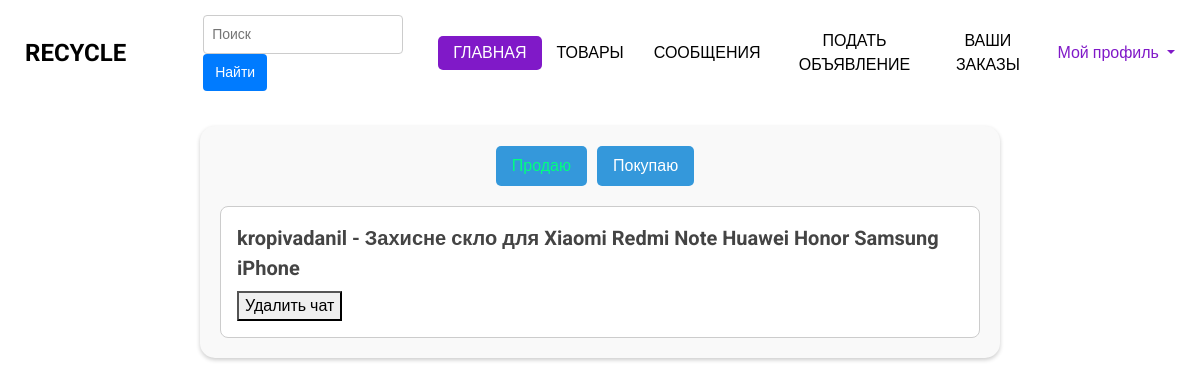
Before: /user_sell (signed in) with the older database file.
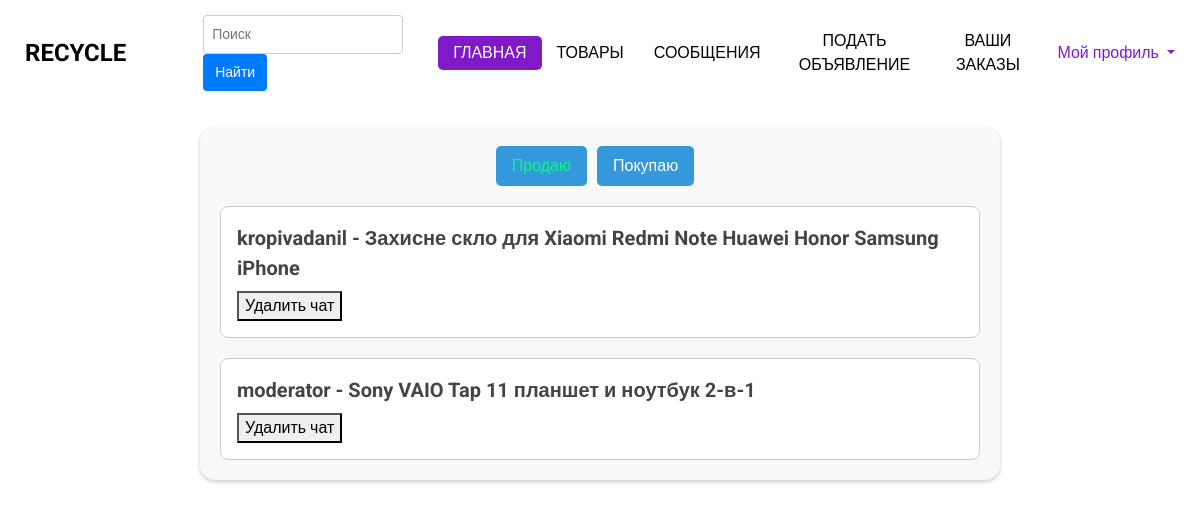
After: the same page with the newer database file.
### bboard/models.py (models this page shows, shortened)
class Chat(models.Model):
    sender = models.ForeignKey(User, related_name='sent_chats', on_delete=models.CASCADE, null=True)
    receiver = models.ForeignKey(User, related_name='received_chats', on_delete=models.CASCADE, null=True)
    product = models.ForeignKey(Product, on_delete=models.CASCADE)
    created_at = models.DateTimeField(auto_now_add=True)
    last_message = models.ForeignKey('Message', null=True, blank=True, on_delete=models.SET_NULL,
                                     related_name='chat_messages')

class Product(models.Model):
    user = models.ForeignKey(User, on_delete=models.CASCADE)
    category = models.ForeignKey(Category, on_delete=models.CASCADE)
    title = models.CharField(max_length=200)
    slug = models.SlugField(unique=True, max_length=400, verbose_name="URL", blank=True)
    description = models.TextField()
    price = models.DecimalField(max_digits=10, decimal_places=2)
    image_1 = models.ImageField(upload_to="products", null=True, blank=True)
    image_2 = models.ImageField(upload_to='products', null=True, blank=True)
    image_3 = models.ImageField(upload_to='products', null=True, blank=True)
    created_at = models.DateTimeField(auto_now_add=True, null=True)
    thumbnail_1 = ImageSpecField(source='image_1',
                                 processors=[ResizeToFill(500, 500)],
                                 format='JPEG',
                                 options={'quality': 100})
    thumbnail_2 = ImageSpecField(source='image_2',
                                 processors=[ResizeToFill(500, 500)],
                                 format='JPEG',
                                 options={'quality': 100})
    thumbnail_3 = ImageSpecField(source='image_3',
                                 processors=[ResizeToFill(500, 500)],
                                 format='JPEG',
                                 options={'quality': 100})

### accounts/models.py (models this page shows)
class User(AbstractUser):
    phone_number = models.CharField(max_length=20)
    city = models.CharField(max_length=100, choices=CITY_CHOICES)

### bboard/views.py (the view)
# urls.py: path('user_sell', views.user_sell, name="user_sell"),
@login_required
def user_sell(request):
    chats = Chat.objects.filter(receiver=request.user).select_related('sender')
    temp = "sell"
    return render(request, "products/sell.html", {"chats": chats, "temp": temp})

### templates/products/sell.html (shortened to what this page needs)
{% extends 'products/new/base.html' %}
{% load static %}
{%block styles%}<link rel="stylesheet" type="text/css" href="{% static 'buy_styles.css' %}">{% endblock %}
{% block content %}
<div class="chats-199">
    <div class="css-1382m1k">
        <a href="{%url 'user_sell' %}" class="{% if temp == 'sell' %}current-page{%endif%}">Продаю</a>
        <a href="{% url 'user_buy' %}" class="{% if temp == 'buy' %}current-page{%endif%}">Покупаю</a>
    </div>
    <div class="css-1b3tih6">
        {%if chats%}
        {% for chat in chats %}
        <a href="{%url 'chat' chat.id%}">
            <div class="chat-container-445">
                <p class="username-765">{{ chat.sender.username }} - {{chat.product.title}} </p>
                <form action="{% url 'delete_chat' chat.id %}" method="POST">
                    <button type="submit">Удалить чат</button>
                </form>
            </div>
        </a>
        {% endfor %}
        {%else%}
            <p align="center">Сообщений пока нет</p>
        {%endif%}
    </div>
</div>
{% endblock %}

Changed rows visible on the page:
added Chat: sender.username "moderator", product "Sony VAIO Tap 11 планшет и ноутбук 2-в-1"
